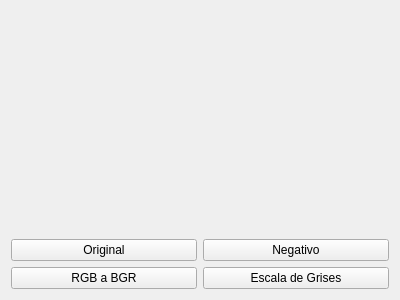
<?xml version="1.0" encoding="UTF-8"?>
<ui version="4.0">
 <class>Widget</class>
 <widget class="QWidget" name="Widget">
  <property name="geometry">
   <rect>
    <x>0</x>
    <y>0</y>
    <width>400</width>
    <height>300</height>
   </rect>
  </property>
  <property name="windowTitle">
   <string>Widget</string>
  </property>
  <layout class="QGridLayout" name="gridLayout">
   <item row="2" column="1">
    <widget class="QPushButton" name="pbEscaladeGrises">
     <property name="text">
      <string>Escala de Grises</string>
     </property>
    </widget>
   </item>
   <item row="2" column="0">
    <widget class="QPushButton" name="pbRGBaBGR">
     <property name="text">
      <string>RGB a BGR</string>
     </property>
    </widget>
   </item>
   <item row="0" column="0">
    <spacer name="verticalSpacer">
     <property name="orientation">
      <enum>Qt::Vertical</enum>
     </property>
     <property name="sizeHint" stdset="0">
      <size>
       <width>20</width>
       <height>40</height>
      </size>
     </property>
    </spacer>
   </item>
   <item row="1" column="0">
    <widget class="QPushButton" name="pbOriginal">
     <property name="text">
      <string>Original</string>
     </property>
    </widget>
   </item>
   <item row="1" column="1">
    <widget class="QPushButton" name="pbNegativo">
     <property name="text">
      <string>Negativo</string>
     </property>
    </widget>
   </item>
  </layout>
 </widget>
 <layoutdefault spacing="6" margin="11"/>
 <resources/>
 <connections/>
</ui>
